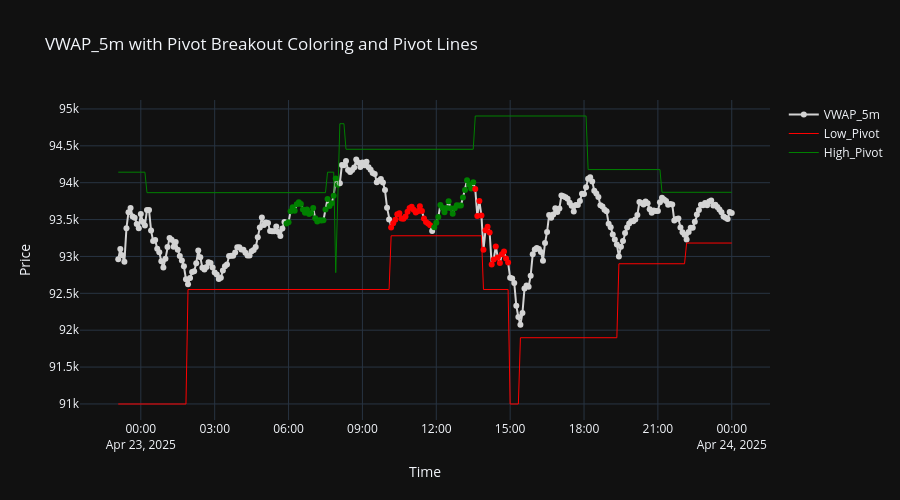
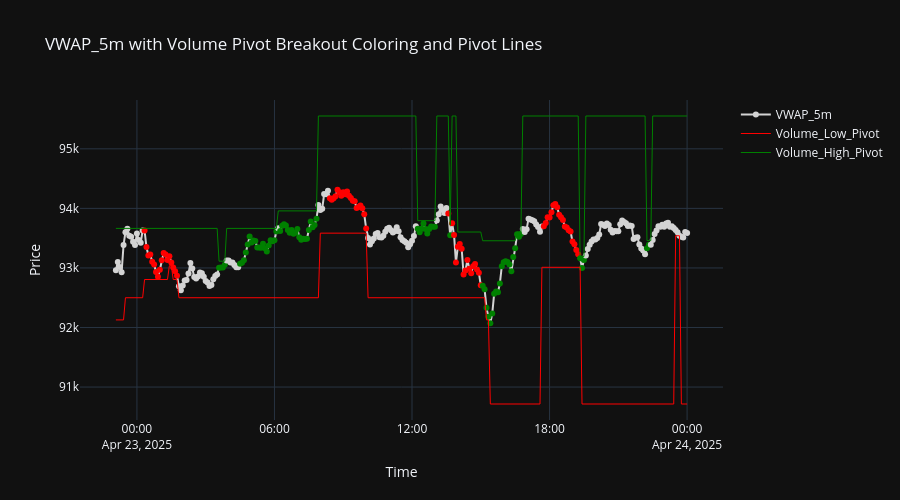

Write notebook code for charts like these, in order.
### Markdown cell above
### Visualization

### Code cell
#-------------------------------------------------------------------------------

print("#----------------------------------------------------------------------")
print("Shape:", Labels_Data.data.shape)
print("#----------------------------------------------------------------------")
print(Labels_Data.data.columns)
print("#----------------------------------------------------------------------")
print(Labels_Data.data.head())
print("#----------------------------------------------------------------------")

#-------------------------------------------------------------------------------

df = Labels_Data.data.copy()[-300:]

# Fréquences des 0 et 1 pour les colonnes cibles
frequency = df[["Low_Below_Pivot", "High_Above_Pivot"]].apply(lambda col: col.value_counts()).fillna(0).astype(int)
print("\nLabel Frequency (0 = no breakout, 1 = breakout):")
print(frequency.head(3))

# Initialiser les couleurs
colors_combined = ['lightgrey'] * len(df)
for i in range(len(df)):
    if df.iloc[i]['High_Above_Pivot'] == 1:
        colors_combined[i] = 'green'
    elif df.iloc[i]['Low_Below_Pivot'] == 1:
        colors_combined[i] = 'red'

# Création du graphique
fig = go.Figure()

# Trace VWAP_5m avec couleur dynamique
fig.add_trace(go.Scatter(
    x=df.index,
    y=df['VWAP_5m'],
    mode='markers+lines',
    marker=dict(color=colors_combined, size=6),
    name='VWAP_5m',
    line=dict(color='lightgrey')
))

# Trace Low_Pivot (ligne continue)
fig.add_trace(go.Scatter(
    x=df.index,
    y=df['Low_Pivot'],
    mode='lines',
    line=dict(color='red', width=1),
    name='Low_Pivot'
))

# Trace High_Pivot (ligne continue)
fig.add_trace(go.Scatter(
    x=df.index,
    y=df['High_Pivot'],
    mode='lines',
    line=dict(color='green', width=1),
    name='High_Pivot'
))

# Mise en page
fig.update_layout(
    title='VWAP_5m with Pivot Breakout Coloring and Pivot Lines',
    xaxis_title='Time',
    yaxis_title='Price',
    template='plotly_dark',
    height=500
)

fig.show()
print("#----------------------------------------------------------------------")

#-------------------------------------------------------------------------------

# Fréquences des 0 et 1 pour les colonnes VWAP
frequency = df[["VWAP_Below_Volume_Low", "VWAP_Above_Volume_High"]].apply(lambda col: col.value_counts()).fillna(0).astype(int)
print("\nLabel Frequency (0 = no breakout, 1 = breakout):")
print(frequency.head(3))

# Initialiser les couleurs
colors_combined = ['lightgrey'] * len(df)
for i in range(len(df)):
    if df.iloc[i]['VWAP_Above_Volume_High'] == 1:
        colors_combined[i] = 'green'
    elif df.iloc[i]['VWAP_Below_Volume_Low'] == 1:
        colors_combined[i] = 'red'

# Création du graphique
fig = go.Figure()

# Trace VWAP_5m avec couleur dynamique
fig.add_trace(go.Scatter(
    x=df.index,
    y=df['VWAP_5m'],
    mode='markers+lines',
    marker=dict(color=colors_combined, size=6),
    name='VWAP_5m',
    line=dict(color='lightgrey')
))

# Trace Volume_Low_Pivot (ligne continue)
fig.add_trace(go.Scatter(
    x=df.index,
    y=df['Volume_Low_Pivot'],
    mode='lines',
    line=dict(color='red', width=1),
    name='Volume_Low_Pivot'
))

# Trace Volume_High_Pivot (ligne continue)
fig.add_trace(go.Scatter(
    x=df.index,
    y=df['Volume_High_Pivot'],
    mode='lines',
    line=dict(color='green', width=1),
    name='Volume_High_Pivot'
))

# Mise en page
fig.update_layout(
    title='VWAP_5m with Volume Pivot Breakout Coloring and Pivot Lines',
    xaxis_title='Time',
    yaxis_title='Price',
    template='plotly_dark',
    height=500
)

fig.show()

#-------------------------------------------------------------------------------

### Figure 1 — Plotly figure (JSON) as saved in the notebook; plotly's stock layout.template omitted (floating-point values rounded to 4 significant figures; data arrays with more than 128 entries replaced by an {"elided": "..."} marker saying what was removed)
{"data": [{"line": {"color": "lightgrey"}, "marker": {"color": {"elided": "300 str values"}, "size": 6}, "mode": "markers+lines", "name": "VWAP_5m", "x": {"elided": "300 str values"}, "y": {"elided": "300 float values"}, "type": "scatter"}, {"line": {"color": "red", "width": 1}, "mode": "lines", "name": "Low_Pivot", "x": {"elided": "300 str values"}, "y": {"elided": "300 float values"}, "type": "scatter"}, {"line": {"color": "green", "width": 1}, "mode": "lines", "name": "High_Pivot", "x": {"elided": "300 str values"}, "y": {"elided": "300 float values"}, "type": "scatter"}], "layout": {"title": {"text": "VWAP_5m with Pivot Breakout Coloring and Pivot Lines"}, "xaxis": {"title": {"text": "Time"}}, "yaxis": {"title": {"text": "Price"}}, "height": 500}}

### Figure 2 — Plotly figure (JSON) as saved in the notebook; plotly's stock layout.template omitted (floating-point values rounded to 4 significant figures; data arrays with more than 128 entries replaced by an {"elided": "..."} marker saying what was removed)
{"data": [{"line": {"color": "lightgrey"}, "marker": {"color": {"elided": "300 str values"}, "size": 6}, "mode": "markers+lines", "name": "VWAP_5m", "x": {"elided": "300 str values"}, "y": {"elided": "300 float values"}, "type": "scatter"}, {"line": {"color": "red", "width": 1}, "mode": "lines", "name": "Volume_Low_Pivot", "x": {"elided": "300 str values"}, "y": {"elided": "300 float values"}, "type": "scatter"}, {"line": {"color": "green", "width": 1}, "mode": "lines", "name": "Volume_High_Pivot", "x": {"elided": "300 str values"}, "y": {"elided": "300 float values"}, "type": "scatter"}], "layout": {"title": {"text": "VWAP_5m with Volume Pivot Breakout Coloring and Pivot Lines"}, "xaxis": {"title": {"text": "Time"}}, "yaxis": {"title": {"text": "Price"}}, "height": 500}}
